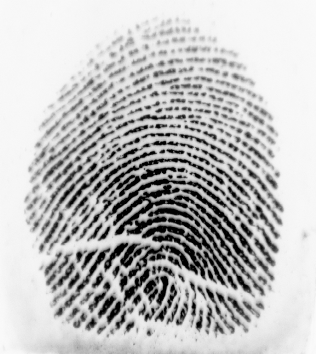
#> input picture Biometrics T5/LT1.bmp, 316 x 354 px
$ python ExtractionOfMinutiae.py
#> lines starting #> are read from the running program, lines starting #| are printed output that depends on the picture; after the words box and inside, x2 and y2 are one past the last pixel; in counts of white or black regions, pixels touching at a corner belong together
import cv2

# Load the fingerprint image
img = cv2.imread('LT1.bmp', 0)
#> img is the input picture: shape (354, 316); min 0, max 250, mean 190.5

# Apply a Gaussian blur to reduce noise
img = cv2.GaussianBlur(img, (5, 5), 0)
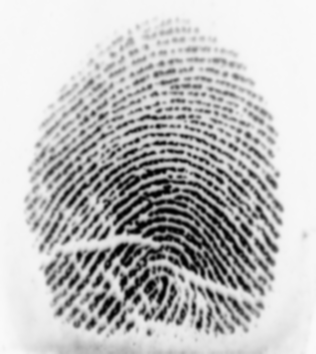
#> img: shape (354, 316); min 0, max 250, mean 190.5

# Apply a threshold to binarize the image
ret, img = cv2.threshold(img, 127, 255, cv2.THRESH_BINARY_INV)
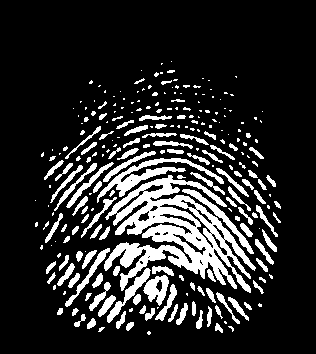
#> img: shape (354, 316); 17.1% white; 252 white regions (136 under 20 px), largest, box (x1, y1, x2, y2) and area: (104, 175, 256, 293) 7135, (97, 158, 224, 203) 1169, (182, 189, 254, 254) 532

# Find the minutiae points using the Harris corner detector
minutiae_img = cv2.cornerHarris(img, 2, 3, 0.04)
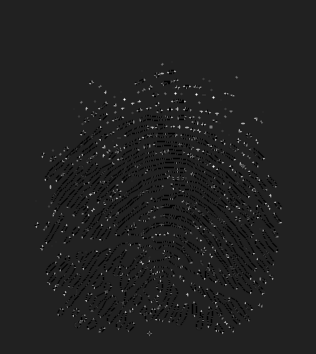
#> minutiae_img: shape (354, 316) float32; min -0.04, max 0.266, mean 6.41e-05; drawn with min black and max white

# Threshold the minutiae image to extract the points
minutiae_img[minutiae_img < 0.01 * minutiae_img.max()] = 0
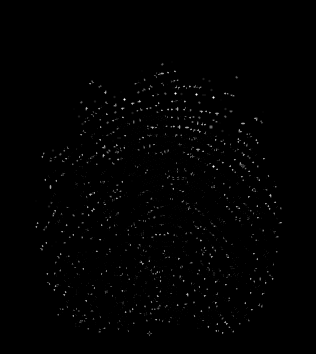
#> minutiae_img: shape (354, 316) float32; min 0, max 0.266, mean 0.00195; drawn with min black and max white
minutiae_img[minutiae_img >= 0.01 * minutiae_img.max()] = 255
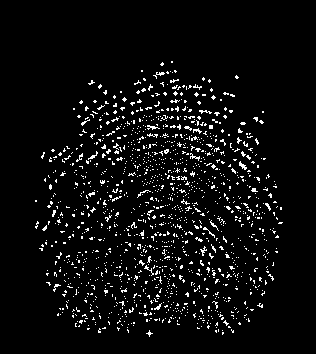
#> minutiae_img: shape (354, 316) float32; 5.1% white in thin lines or dots, all inside (x1, y1, x2, y2) = (35, 61, 283, 337)

# Display the original image and the minutiae points
cv2.imshow('Original Image', img)
cv2.imshow('Minutiae Points', minutiae_img)
cv2.waitKey(0)
cv2.destroyAllWindows()

$ run again, with Biometrics T5/RI2.bmp copied over Biometrics T5/LT1.bmp
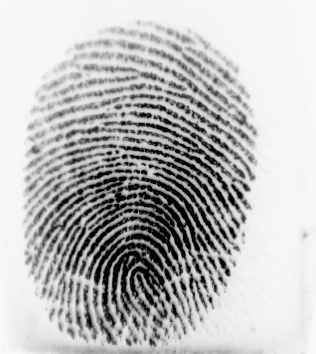
#> input picture Biometrics T5/RI2.bmp, 316 x 354 px
#> img is the input picture: shape (354, 316); min 0, max 250, mean 186.4
#> `ret, img = cv2.threshold(img, 127, 255, cv2.THRESH_BINARY_INV)`:
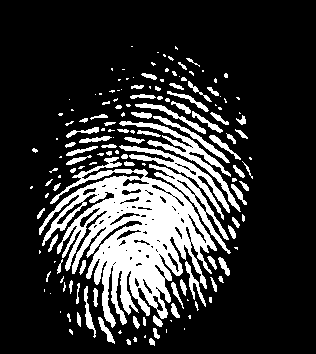
#> img: shape (354, 316); 20% white; 155 white regions (79 under 20 px), largest, box (x1, y1, x2, y2) and area: (39, 157, 217, 328) 12852, (119, 121, 241, 212) 1332, (119, 145, 230, 220) 1235
#> `minutiae_img[minutiae_img >= 0.01 * minutiae_img.max()] = 255`:
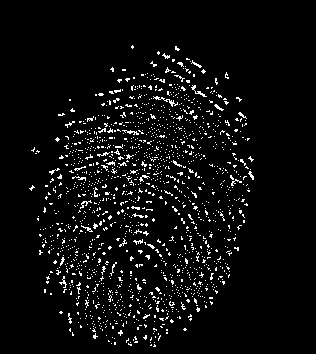
#> minutiae_img: shape (354, 316) float32; 5% white in thin lines or dots, all inside (x1, y1, x2, y2) = (29, 45, 254, 347)
